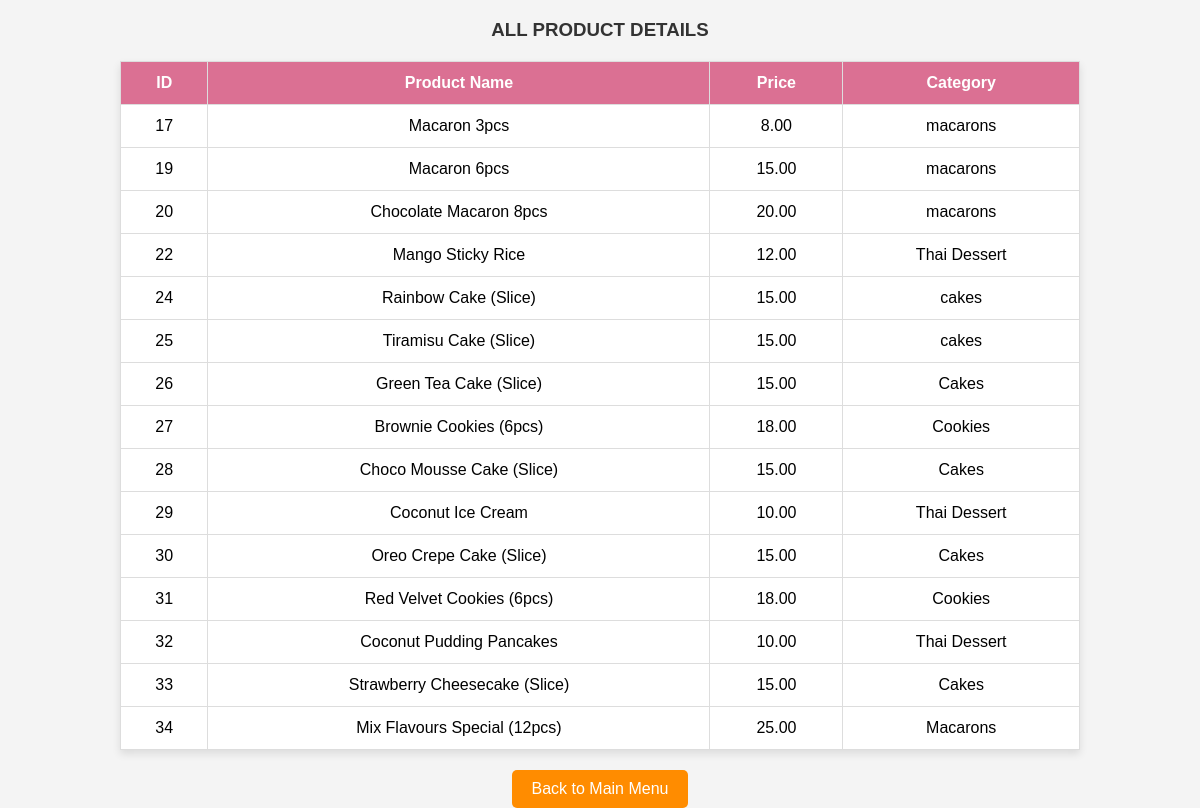
Page /adminBakery/productList.php on the committed database.
### tables this page shows
CREATE TABLE `product` (
  `product_id` int(11) NOT NULL,
  `product_name` varchar(255) NOT NULL,
  `price` varchar(11) NOT NULL,
  `product_image` varchar(255) NOT NULL,
  `category` varchar(40) NOT NULL
);

### adminBakery/productList.php (the view, shortened to what this page needs)
<!DOCTYPE html>
<html>
<head>
</head>
<body>
    <h3>ALL PRODUCT DETAILS</h3>
    <?php
    $servername = "localhost";
    $username = "root";
    $password = "";
    $db_name = "bakery";
    $conn = new mysqli($servername, $username, $password, $db_name);
    $sql = "SELECT * FROM product";
    $result = $conn->query($sql);
    if ($result->num_rows > 0) {
        echo '<table>';
        echo '<tr><th>ID</th>
        <th>Product Name</th>
        <th>Price</th>
        <th>Category</th></tr>';
        while ($row = $result->fetch_assoc()) {
            echo '<tr>';
            echo '<td>' . $row["product_id"] . '</td>';
            echo '<td>' . $row["product_name"] . '</td>';
            echo '<td>' . $row["price"] . '</td>';
            echo '<td>' . $row["category"] . '</td>';
            echo '</tr>';
        }
        echo '</table>';
    } else {
        echo "0 results";
    }
    ?>
    <div style="text-align: center; margin-top: 20px;">
        <button onclick="location.href='homePage.php'">Back to Main Menu</button>
    </div>
</body>
</html>

### adminBakery/productList.php (style rules this page uses)
body { font-family: Arial, sans-serif; background-color: #f4f4f4; margin: 0; padding: 0; }
h3 { text-align: center; color: #333; }
table { width: 80%; margin: 20px auto; border-collapse: collapse; background-color: #fff; box-shadow: 0 4px 8px rgba(0, 0, 0, 0.1); }
th, td { padding: 12px; text-align: center; border: 1px solid #ddd; }
th { background-color: palevioletred; color: white; }
button { background-color: darkorange; color: white; padding: 10px 20px; border: none; border-radius: 5px; cursor: pointer; font-size: 16px; }

### rows in the picture
product: product_id "17", product_name "Macaron 3pcs", price "8.00", category "macarons"
product: product_id "19", product_name "Macaron 6pcs", price "15.00", category "macarons"
product: product_id "20", product_name "Chocolate Macaron 8pcs", price "20.00", category "macarons"
product: product_id "22", product_name "Mango Sticky Rice", price "12.00", category "Thai Dessert"
product: product_id "24", product_name "Rainbow Cake (Slice)", price "15.00", category "cakes"
product: product_id "25", product_name "Tiramisu Cake (Slice)", price "15.00", category "cakes"
product: product_id "26", product_name "Green Tea Cake (Slice)", price "15.00", category "Cakes"
product: product_id "27", product_name "Brownie Cookies (6pcs)", price "18.00", category "Cookies"
product: product_id "28", product_name "Choco Mousse Cake (Slice)", price "15.00", category "Cakes"
product: product_id "29", product_name "Coconut Ice Cream", price "10.00", category "Thai Dessert"
product: product_id "30", product_name "Oreo Crepe Cake (Slice)", price "15.00", category "Cakes"
product: product_id "31", product_name "Red Velvet Cookies (6pcs)", price "18.00", category "Cookies"
product: product_id "32", product_name "Coconut Pudding Pancakes", price "10.00", category "Thai Dessert"
product: product_id "33", product_name "Strawberry Cheesecake (Slice)", price "15.00", category "Cakes"
product: product_id "34", product_name "Mix Flavours Special (12pcs)", price "25.00", category "Macarons"
